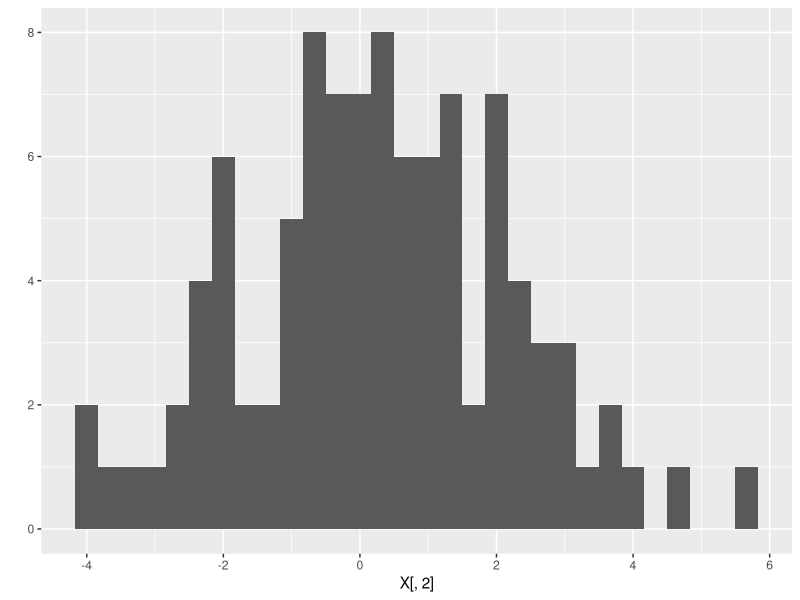
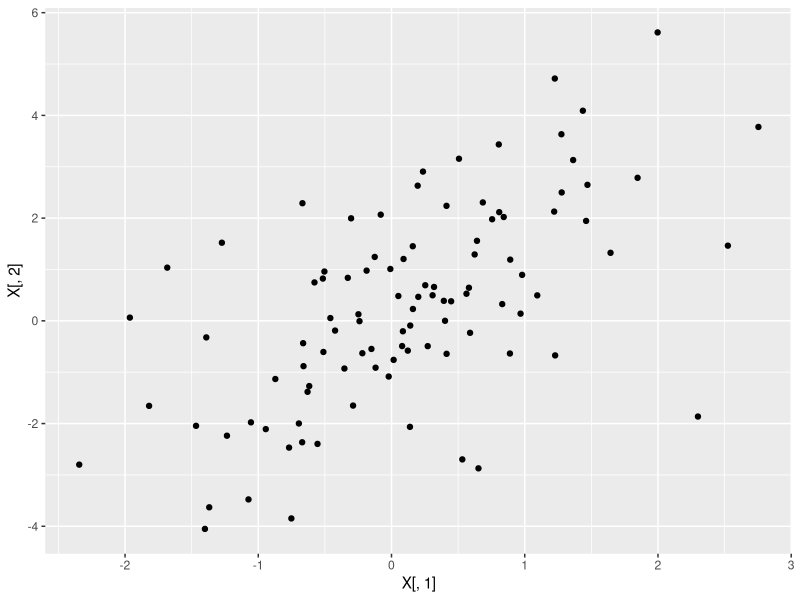

The R script that drew these images, in order:
library("mvtnorm")
library("dplyr")
library("ggplot2")

sigma_2 <- 2
rho <- 0.5
n <- 100

mu <- c(0, 0)
A <- matrix(c(1, rho * sigma_2,
              rho * sigma_2, sigma_2^2), nrow = 2)
A

X <- rmvnorm(n, mu, A)

qplot(X[, 2])
qplot(x = X[, 1], y = X[, 2])


